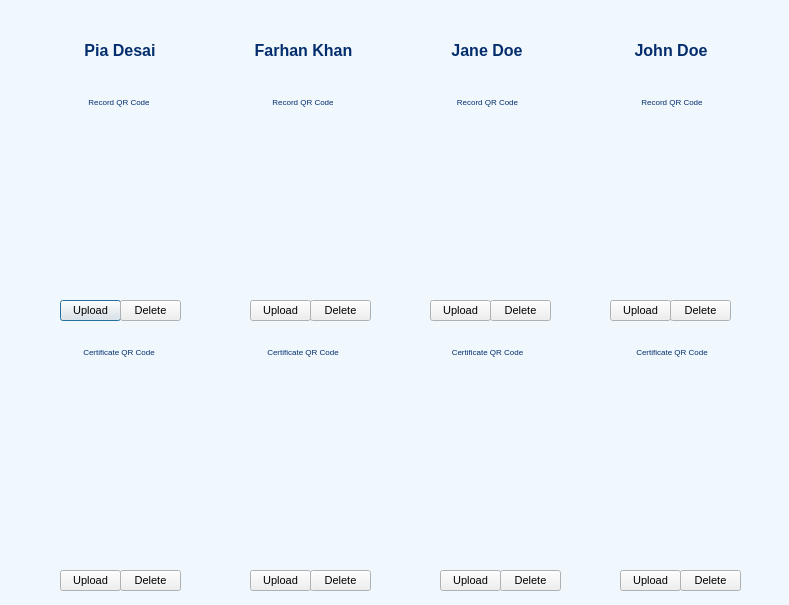
 <widget class="QDialog" name="ad_manage_qr">
  <property name="geometry">
   <rect>
    <x>0</x>
    <y>0</y>
    <width>789</width>
    <height>605</height>
   </rect>
  </property>
  <property name="palette">
   <palette>
    <active>
     <colorrole role="Base">
      <brush brushstyle="SolidPattern">
       <color alpha="255">
        <red>240</red>
        <green>248</green>
        <blue>253</blue>
       </color>
      </brush>
     </colorrole>
     <colorrole role="Window">
      <brush brushstyle="SolidPattern">
       <color alpha="255">
        <red>240</red>
        <green>248</green>
        <blue>253</blue>
       </color>
      </brush>
     </colorrole>
    </active>
    <inactive>
     <colorrole role="Base">
      <brush brushstyle="SolidPattern">
       <color alpha="255">
        <red>240</red>
        <green>248</green>
        <blue>253</blue>
       </color>
      </brush>
     </colorrole>
     <colorrole role="Window">
      <brush brushstyle="SolidPattern">
       <color alpha="255">
        <red>240</red>
        <green>248</green>
        <blue>253</blue>
       </color>
      </brush>
     </colorrole>
    </inactive>
    <disabled>
     <colorrole role="Base">
      <brush brushstyle="SolidPattern">
       <color alpha="255">
        <red>240</red>
        <green>248</green>
        <blue>253</blue>
       </color>
      </brush>
     </colorrole>
     <colorrole role="Window">
      <brush brushstyle="SolidPattern">
       <color alpha="255">
        <red>240</red>
        <green>248</green>
        <blue>253</blue>
       </color>
      </brush>
     </colorrole>
    </disabled>
   </palette>
  </property>
  <property name="windowTitle">
   <string>User QR Code Management</string>
  </property>
  <widget class="QLabel" name="label_PiaR">
   <property name="geometry">
    <rect>
     <x>50</x>
     <y>140</y>
     <width>151</width>
     <height>151</height>
    </rect>
   </property>
   <property name="text">
    <string/>
   </property>
   <property name="alignment">
    <set>Qt::AlignCenter</set>
   </property>
  </widget>
  <widget class="QWidget" name="layoutWidget">
   <property name="geometry">
    <rect>
     <x>30</x>
     <y>320</y>
     <width>731</width>
     <height>87</height>
    </rect>
   </property>
   <layout class="QHBoxLayout" name="horizontalLayout_3">
    <item>
     <widget class="QTextBrowser" name="textBrowser_9">
      <property name="font">
       <font>
        <weight>50</weight>
        <bold>false</bold>
       </font>
      </property>
      <property name="frameShape">
       <enum>QFrame::NoFrame</enum>
      </property>
      <property name="verticalScrollBarPolicy">
       <enum>Qt::ScrollBarAlwaysOff</enum>
      </property>
      <property name="horizontalScrollBarPolicy">
       <enum>Qt::ScrollBarAlwaysOff</enum>
      </property>
      <property name="html">
       <string>&lt;!DOCTYPE HTML PUBLIC &quot;-//W3C//DTD HTML 4.0//EN&quot; &quot;http://www.w3.org/TR/REC-html40/strict.dtd&quot;&gt;
&lt;html&gt;&lt;head&gt;&lt;meta name=&quot;qrichtext&quot; content=&quot;1&quot; /&gt;&lt;style type=&quot;text/css&quot;&gt;
p, li { white-space: pre-wrap; }
&lt;/style&gt;&lt;/head&gt;&lt;body style=&quot; font-family:'SimSun'; font-size:9pt; font-weight:400; font-style:normal;&quot;&gt;
&lt;p align=&quot;center&quot; style=&quot;-qt-paragraph-type:empty; margin-top:0px; margin-bottom:0px; margin-left:0px; margin-right:0px; -qt-block-indent:0; text-indent:0px; font-size:7.2pt;&quot;&gt;&lt;br /&gt;&lt;/p&gt;
&lt;p style=&quot; margin-top:0px; margin-bottom:0px; margin-left:0px; margin-right:0px; -qt-block-indent:0; text-indent:0px;&quot;&gt;&lt;span style=&quot; font-family:'.AppleSystemUIFont'; font-size:6pt; font-weight:600; color:#042d6d;&quot;&gt;   &lt;/span&gt;&lt;/p&gt;
&lt;p align=&quot;center&quot; style=&quot; margin-top:0px; margin-bottom:0px; margin-left:0px; margin-right:0px; -qt-block-indent:0; text-indent:0px;&quot;&gt;&lt;span style=&quot; font-family:'.AppleSystemUIFont'; font-size:6pt; color:#042d6d;&quot;&gt;Certificate QR Code&lt;/span&gt;&lt;/p&gt;&lt;/body&gt;&lt;/html&gt;</string>
      </property>
     </widget>
    </item>
    <item>
     <widget class="QTextBrowser" name="textBrowser_10">
      <property name="font">
       <font>
        <weight>50</weight>
        <bold>false</bold>
       </font>
      </property>
      <property name="frameShape">
       <enum>QFrame::NoFrame</enum>
      </property>
      <property name="verticalScrollBarPolicy">
       <enum>Qt::ScrollBarAlwaysOff</enum>
      </property>
      <property name="horizontalScrollBarPolicy">
       <enum>Qt::ScrollBarAlwaysOff</enum>
      </property>
      <property name="html">
       <string>&lt;!DOCTYPE HTML PUBLIC &quot;-//W3C//DTD HTML 4.0//EN&quot; &quot;http://www.w3.org/TR/REC-html40/strict.dtd&quot;&gt;
&lt;html&gt;&lt;head&gt;&lt;meta name=&quot;qrichtext&quot; content=&quot;1&quot; /&gt;&lt;style type=&quot;text/css&quot;&gt;
p, li { white-space: pre-wrap; }
&lt;/style&gt;&lt;/head&gt;&lt;body style=&quot; font-family:'SimSun'; font-size:9pt; font-weight:400; font-style:normal;&quot;&gt;
&lt;p align=&quot;center&quot; style=&quot;-qt-paragraph-type:empty; margin-top:0px; margin-bottom:0px; margin-left:0px; margin-right:0px; -qt-block-indent:0; text-indent:0px; font-size:7.2pt;&quot;&gt;&lt;br /&gt;&lt;/p&gt;
&lt;p style=&quot; margin-top:0px; margin-bottom:0px; margin-left:0px; margin-right:0px; -qt-block-indent:0; text-indent:0px;&quot;&gt;&lt;span style=&quot; font-family:'.AppleSystemUIFont'; font-size:6pt; font-weight:600; color:#042d6d;&quot;&gt;   &lt;/span&gt;&lt;/p&gt;
&lt;p align=&quot;center&quot; style=&quot; margin-top:0px; margin-bottom:0px; margin-left:0px; margin-right:0px; -qt-block-indent:0; text-indent:0px;&quot;&gt;&lt;span style=&quot; font-family:'.AppleSystemUIFont'; font-size:6pt; color:#042d6d;&quot;&gt;Certificate QR Code&lt;/span&gt;&lt;/p&gt;&lt;/body&gt;&lt;/html&gt;</string>
      </property>
     </widget>
    </item>
    <item>
     <widget class="QTextBrowser" name="textBrowser_11">
      <property name="font">
       <font>
        <weight>50</weight>
        <bold>false</bold>
       </font>
      </property>
      <property name="frameShape">
       <enum>QFrame::NoFrame</enum>
      </property>
      <property name="verticalScrollBarPolicy">
       <enum>Qt::ScrollBarAlwaysOff</enum>
      </property>
      <property name="horizontalScrollBarPolicy">
       <enum>Qt::ScrollBarAlwaysOff</enum>
      </property>
      <property name="html">
       <string>&lt;!DOCTYPE HTML PUBLIC &quot;-//W3C//DTD HTML 4.0//EN&quot; &quot;http://www.w3.org/TR/REC-html40/strict.dtd&quot;&gt;
&lt;html&gt;&lt;head&gt;&lt;meta name=&quot;qrichtext&quot; content=&quot;1&quot; /&gt;&lt;style type=&quot;text/css&quot;&gt;
p, li { white-space: pre-wrap; }
&lt;/style&gt;&lt;/head&gt;&lt;body style=&quot; font-family:'SimSun'; font-size:9pt; font-weight:400; font-style:normal;&quot;&gt;
&lt;p align=&quot;center&quot; style=&quot;-qt-paragraph-type:empty; margin-top:0px; margin-bottom:0px; margin-left:0px; margin-right:0px; -qt-block-indent:0; text-indent:0px; font-size:7.2pt;&quot;&gt;&lt;br /&gt;&lt;/p&gt;
&lt;p style=&quot; margin-top:0px; margin-bottom:0px; margin-left:0px; margin-right:0px; -qt-block-indent:0; text-indent:0px;&quot;&gt;&lt;span style=&quot; font-family:'.AppleSystemUIFont'; font-size:6pt; font-weight:600; color:#042d6d;&quot;&gt;   &lt;/span&gt;&lt;/p&gt;
&lt;p align=&quot;center&quot; style=&quot; margin-top:0px; margin-bottom:0px; margin-left:0px; margin-right:0px; -qt-block-indent:0; text-indent:0px;&quot;&gt;&lt;span style=&quot; font-family:'.AppleSystemUIFont'; font-size:6pt; color:#042d6d;&quot;&gt;Certificate QR Code&lt;/span&gt;&lt;/p&gt;&lt;/body&gt;&lt;/html&gt;</string>
      </property>
     </widget>
    </item>
    <item>
     <widget class="QTextBrowser" name="textBrowser_12">
      <property name="font">
       <font>
        <weight>50</weight>
        <bold>false</bold>
       </font>
      </property>
      <property name="frameShape">
       <enum>QFrame::NoFrame</enum>
      </property>
      <property name="verticalScrollBarPolicy">
       <enum>Qt::ScrollBarAlwaysOff</enum>
      </property>
      <property name="horizontalScrollBarPolicy">
       <enum>Qt::ScrollBarAlwaysOff</enum>
      </property>
      <property name="html">
       <string>&lt;!DOCTYPE HTML PUBLIC &quot;-//W3C//DTD HTML 4.0//EN&quot; &quot;http://www.w3.org/TR/REC-html40/strict.dtd&quot;&gt;
&lt;html&gt;&lt;head&gt;&lt;meta name=&quot;qrichtext&quot; content=&quot;1&quot; /&gt;&lt;style type=&quot;text/css&quot;&gt;
p, li { white-space: pre-wrap; }
&lt;/style&gt;&lt;/head&gt;&lt;body style=&quot; font-family:'SimSun'; font-size:9pt; font-weight:400; font-style:normal;&quot;&gt;
&lt;p align=&quot;center&quot; style=&quot;-qt-paragraph-type:empty; margin-top:0px; margin-bottom:0px; margin-left:0px; margin-right:0px; -qt-block-indent:0; text-indent:0px; font-size:7.2pt;&quot;&gt;&lt;br /&gt;&lt;/p&gt;
&lt;p style=&quot; margin-top:0px; margin-bottom:0px; margin-left:0px; margin-right:0px; -qt-block-indent:0; text-indent:0px;&quot;&gt;&lt;span style=&quot; font-family:'.AppleSystemUIFont'; font-size:6pt; font-weight:600; color:#042d6d;&quot;&gt;   &lt;/span&gt;&lt;/p&gt;
&lt;p align=&quot;center&quot; style=&quot; margin-top:0px; margin-bottom:0px; margin-left:0px; margin-right:0px; -qt-block-indent:0; text-indent:0px;&quot;&gt;&lt;span style=&quot; font-family:'.AppleSystemUIFont'; font-size:6pt; color:#042d6d;&quot;&gt;Certificate QR Code&lt;/span&gt;&lt;/p&gt;&lt;/body&gt;&lt;/html&gt;</string>
      </property>
     </widget>
    </item>
   </layout>
  </widget>
  <widget class="QLabel" name="label_FarhanR">
   <property name="geometry">
    <rect>
     <x>230</x>
     <y>140</y>
     <width>151</width>
     <height>151</height>
    </rect>
   </property>
   <property name="text">
    <string/>
   </property>
   <property name="alignment">
    <set>Qt::AlignCenter</set>
   </property>
  </widget>
  <widget class="QLabel" name="label_JaneR">
   <property name="geometry">
    <rect>
     <x>410</x>
     <y>140</y>
     <width>151</width>
     <height>151</height>
    </rect>
   </property>
   <property name="text">
    <string/>
   </property>
   <property name="alignment">
    <set>Qt::AlignCenter</set>
   </property>
  </widget>
  <widget class="QLabel" name="label_JohnR">
   <property name="geometry">
    <rect>
     <x>590</x>
     <y>140</y>
     <width>151</width>
     <height>151</height>
    </rect>
   </property>
   <property name="text">
    <string/>
   </property>
   <property name="alignment">
    <set>Qt::AlignCenter</set>
   </property>
  </widget>
  <widget class="QLabel" name="label_JaneC">
   <property name="geometry">
    <rect>
     <x>420</x>
     <y>410</y>
     <width>151</width>
     <height>151</height>
    </rect>
   </property>
   <property name="text">
    <string/>
   </property>
   <property name="alignment">
    <set>Qt::AlignCenter</set>
   </property>
  </widget>
  <widget class="QLabel" name="label_PiaC">
   <property name="geometry">
    <rect>
     <x>50</x>
     <y>410</y>
     <width>151</width>
     <height>151</height>
    </rect>
   </property>
   <property name="text">
    <string/>
   </property>
   <property name="alignment">
    <set>Qt::AlignCenter</set>
   </property>
  </widget>
  <widget class="QLabel" name="label_JohnC">
   <property name="geometry">
    <rect>
     <x>600</x>
     <y>410</y>
     <width>151</width>
     <height>151</height>
    </rect>
   </property>
   <property name="text">
    <string/>
   </property>
   <property name="alignment">
    <set>Qt::AlignCenter</set>
   </property>
  </widget>
  <widget class="QLabel" name="label_FarhanC">
   <property name="geometry">
    <rect>
     <x>230</x>
     <y>410</y>
     <width>151</width>
     <height>151</height>
    </rect>
   </property>
   <property name="text">
    <string/>
   </property>
   <property name="alignment">
    <set>Qt::AlignCenter</set>
   </property>
  </widget>
  <widget class="QPushButton" name="pushButton_PRU">
   <property name="geometry">
    <rect>
     <x>60</x>
     <y>300</y>
     <width>61</width>
     <height>21</height>
    </rect>
   </property>
   <property name="font">
    <font>
     <pointsize>8</pointsize>
    </font>
   </property>
   <property name="text">
    <string>Upload</string>
   </property>
   <property name="iconSize">
    <size>
     <width>20</width>
     <height>20</height>
    </size>
   </property>
  </widget>
  <widget class="QPushButton" name="pushButton_PRD">
   <property name="geometry">
    <rect>
     <x>120</x>
     <y>300</y>
     <width>61</width>
     <height>21</height>
    </rect>
   </property>
   <property name="font">
    <font>
     <pointsize>8</pointsize>
    </font>
   </property>
   <property name="text">
    <string>Delete</string>
   </property>
   <property name="iconSize">
    <size>
     <width>20</width>
     <height>20</height>
    </size>
   </property>
  </widget>
  <widget class="QPushButton" name="pushButton_FRU">
   <property name="geometry">
    <rect>
     <x>250</x>
     <y>300</y>
     <width>61</width>
     <height>21</height>
    </rect>
   </property>
   <property name="font">
    <font>
     <pointsize>8</pointsize>
    </font>
   </property>
   <property name="text">
    <string>Upload</string>
   </property>
   <property name="iconSize">
    <size>
     <width>20</width>
     <height>20</height>
    </size>
   </property>
  </widget>
  <widget class="QPushButton" name="pushButton_FRD">
   <property name="geometry">
    <rect>
     <x>310</x>
     <y>300</y>
     <width>61</width>
     <height>21</height>
    </rect>
   </property>
   <property name="font">
    <font>
     <pointsize>8</pointsize>
    </font>
   </property>
   <property name="text">
    <string>Delete</string>
   </property>
   <property name="iconSize">
    <size>
     <width>20</width>
     <height>20</height>
    </size>
   </property>
  </widget>
  <widget class="QPushButton" name="pushButton_JARU">
   <property name="geometry">
    <rect>
     <x>430</x>
     <y>300</y>
     <width>61</width>
     <height>21</height>
    </rect>
   </property>
   <property name="font">
    <font>
     <pointsize>8</pointsize>
    </font>
   </property>
   <property name="text">
    <string>Upload</string>
   </property>
   <property name="iconSize">
    <size>
     <width>20</width>
     <height>20</height>
    </size>
   </property>
  </widget>
  <widget class="QPushButton" name="pushButton_JARD">
   <property name="geometry">
    <rect>
     <x>490</x>
     <y>300</y>
     <width>61</width>
     <height>21</height>
    </rect>
   </property>
   <property name="font">
    <font>
     <pointsize>8</pointsize>
    </font>
   </property>
   <property name="text">
    <string>Delete</string>
   </property>
   <property name="iconSize">
    <size>
     <width>20</width>
     <height>20</height>
    </size>
   </property>
  </widget>
  <widget class="QPushButton" name="pushButton_JORU">
   <property name="geometry">
    <rect>
     <x>610</x>
     <y>300</y>
     <width>61</width>
     <height>21</height>
    </rect>
   </property>
   <property name="font">
    <font>
     <pointsize>8</pointsize>
    </font>
   </property>
   <property name="text">
    <string>Upload</string>
   </property>
   <property name="iconSize">
    <size>
     <width>20</width>
     <height>20</height>
    </size>
   </property>
  </widget>
  <widget class="QPushButton" name="pushButton_JORD">
   <property name="geometry">
    <rect>
     <x>670</x>
     <y>300</y>
     <width>61</width>
     <height>21</height>
    </rect>
   </property>
   <property name="font">
    <font>
     <pointsize>8</pointsize>
    </font>
   </property>
   <property name="text">
    <string>Delete</string>
   </property>
   <property name="iconSize">
    <size>
     <width>20</width>
     <height>20</height>
    </size>
   </property>
  </widget>
  <widget class="QPushButton" name="pushButton_PCU">
   <property name="geometry">
    <rect>
     <x>60</x>
     <y>570</y>
     <width>61</width>
     <height>21</height>
    </rect>
   </property>
   <property name="font">
    <font>
     <pointsize>8</pointsize>
    </font>
   </property>
   <property name="text">
    <string>Upload</string>
   </property>
   <property name="iconSize">
    <size>
     <width>20</width>
     <height>20</height>
    </size>
   </property>
  </widget>
  <widget class="QPushButton" name="pushButton_PCD">
   <property name="geometry">
    <rect>
     <x>120</x>
     <y>570</y>
     <width>61</width>
     <height>21</height>
    </rect>
   </property>
   <property name="font">
    <font>
     <pointsize>8</pointsize>
    </font>
   </property>
   <property name="text">
    <string>Delete</string>
   </property>
   <property name="iconSize">
    <size>
     <width>20</width>
     <height>20</height>
    </size>
   </property>
  </widget>
  <widget class="QPushButton" name="pushButton_FCU">
   <property name="geometry">
    <rect>
     <x>250</x>
     <y>570</y>
     <width>61</width>
     <height>21</height>
    </rect>
   </property>
   <property name="font">
    <font>
     <pointsize>8</pointsize>
    </font>
   </property>
   <property name="text">
    <string>Upload</string>
   </property>
   <property name="iconSize">
    <size>
     <width>20</width>
     <height>20</height>
    </size>
   </property>
  </widget>
  <widget class="QPushButton" name="pushButton_FCD">
   <property name="geometry">
    <rect>
     <x>310</x>
     <y>570</y>
     <width>61</width>
     <height>21</height>
    </rect>
   </property>
   <property name="font">
    <font>
     <pointsize>8</pointsize>
    </font>
   </property>
   <property name="text">
    <string>Delete</string>
   </property>
   <property name="iconSize">
    <size>
     <width>20</width>
     <height>20</height>
    </size>
   </property>
  </widget>
  <widget class="QPushButton" name="pushButton_JACU">
   <property name="geometry">
    <rect>
     <x>440</x>
     <y>570</y>
     <width>61</width>
     <height>21</height>
    </rect>
   </property>
   <property name="font">
    <font>
     <pointsize>8</pointsize>
    </font>
   </property>
   <property name="text">
    <string>Upload</string>
   </property>
   <property name="iconSize">
    <size>
     <width>20</width>
     <height>20</height>
    </size>
   </property>
  </widget>
  <widget class="QPushButton" name="pushButton_JACD">
   <property name="geometry">
    <rect>
     <x>500</x>
     <y>570</y>
     <width>61</width>
     <height>21</height>
    </rect>
   </property>
   <property name="font">
    <font>
     <pointsize>8</pointsize>
    </font>
   </property>
   <property name="text">
    <string>Delete</string>
   </property>
   <property name="iconSize">
    <size>
     <width>20</width>
     <height>20</height>
    </size>
   </property>
  </widget>
  <widget class="QPushButton" name="pushButton_JOCU">
   <property name="geometry">
    <rect>
     <x>620</x>
     <y>570</y>
     <width>61</width>
     <height>21</height>
    </rect>
   </property>
   <property name="font">
    <font>
     <pointsize>8</pointsize>
    </font>
   </property>
   <property name="text">
    <string>Upload</string>
   </property>
   <property name="iconSize">
    <size>
     <width>20</width>
     <height>20</height>
    </size>
   </property>
  </widget>
  <widget class="QPushButton" name="pushButton_JOCD">
   <property name="geometry">
    <rect>
     <x>680</x>
     <y>570</y>
     <width>61</width>
     <height>21</height>
    </rect>
   </property>
   <property name="font">
    <font>
     <pointsize>8</pointsize>
    </font>
   </property>
   <property name="text">
    <string>Delete</string>
   </property>
   <property name="iconSize">
    <size>
     <width>20</width>
     <height>20</height>
    </size>
   </property>
  </widget>
  <widget class="QWidget" name="">
   <property name="geometry">
    <rect>
     <x>30</x>
     <y>10</y>
     <width>731</width>
     <height>61</height>
    </rect>
   </property>
   <layout class="QHBoxLayout" name="horizontalLayout">
    <property name="spacing">
     <number>4</number>
    </property>
    <item>
     <widget class="QTextBrowser" name="textBrowser">
      <property name="font">
       <font>
        <weight>50</weight>
        <bold>false</bold>
       </font>
      </property>
      <property name="frameShape">
       <enum>QFrame::NoFrame</enum>
      </property>
      <property name="verticalScrollBarPolicy">
       <enum>Qt::ScrollBarAlwaysOff</enum>
      </property>
      <property name="horizontalScrollBarPolicy">
       <enum>Qt::ScrollBarAlwaysOff</enum>
      </property>
      <property name="html">
       <string>&lt;!DOCTYPE HTML PUBLIC &quot;-//W3C//DTD HTML 4.0//EN&quot; &quot;http://www.w3.org/TR/REC-html40/strict.dtd&quot;&gt;
&lt;html&gt;&lt;head&gt;&lt;meta name=&quot;qrichtext&quot; content=&quot;1&quot; /&gt;&lt;style type=&quot;text/css&quot;&gt;
p, li { white-space: pre-wrap; }
&lt;/style&gt;&lt;/head&gt;&lt;body style=&quot; font-family:'SimSun'; font-size:9pt; font-weight:400; font-style:normal;&quot;&gt;
&lt;p align=&quot;center&quot; style=&quot;-qt-paragraph-type:empty; margin-top:0px; margin-bottom:0px; margin-left:0px; margin-right:0px; -qt-block-indent:0; text-indent:0px; font-size:7.2pt;&quot;&gt;&lt;br /&gt;&lt;/p&gt;
&lt;p style=&quot; margin-top:0px; margin-bottom:0px; margin-left:0px; margin-right:0px; -qt-block-indent:0; text-indent:0px;&quot;&gt;&lt;span style=&quot; font-family:'.AppleSystemUIFont'; font-weight:600; color:#042d6d;&quot;&gt;   &lt;/span&gt;&lt;/p&gt;
&lt;p align=&quot;center&quot; style=&quot; margin-top:0px; margin-bottom:0px; margin-left:0px; margin-right:0px; -qt-block-indent:0; text-indent:0px;&quot;&gt;&lt;span style=&quot; font-family:'.AppleSystemUIFont'; font-size:12pt; font-weight:600; color:#042d6d;&quot;&gt;Pia Desai&lt;/span&gt;&lt;/p&gt;&lt;/body&gt;&lt;/html&gt;</string>
      </property>
     </widget>
    </item>
    <item>
     <widget class="QTextBrowser" name="textBrowser_2">
      <property name="font">
       <font>
        <weight>50</weight>
        <bold>false</bold>
       </font>
      </property>
      <property name="frameShape">
       <enum>QFrame::NoFrame</enum>
      </property>
      <property name="verticalScrollBarPolicy">
       <enum>Qt::ScrollBarAlwaysOff</enum>
      </property>
      <property name="horizontalScrollBarPolicy">
       <enum>Qt::ScrollBarAlwaysOff</enum>
      </property>
      <property name="html">
       <string>&lt;!DOCTYPE HTML PUBLIC &quot;-//W3C//DTD HTML 4.0//EN&quot; &quot;http://www.w3.org/TR/REC-html40/strict.dtd&quot;&gt;
&lt;html&gt;&lt;head&gt;&lt;meta name=&quot;qrichtext&quot; content=&quot;1&quot; /&gt;&lt;style type=&quot;text/css&quot;&gt;
p, li { white-space: pre-wrap; }
&lt;/style&gt;&lt;/head&gt;&lt;body style=&quot; font-family:'SimSun'; font-size:9pt; font-weight:400; font-style:normal;&quot;&gt;
&lt;p align=&quot;center&quot; style=&quot;-qt-paragraph-type:empty; margin-top:0px; margin-bottom:0px; margin-left:0px; margin-right:0px; -qt-block-indent:0; text-indent:0px; font-size:7.2pt;&quot;&gt;&lt;br /&gt;&lt;/p&gt;
&lt;p style=&quot; margin-top:0px; margin-bottom:0px; margin-left:0px; margin-right:0px; -qt-block-indent:0; text-indent:0px;&quot;&gt;&lt;span style=&quot; font-family:'.AppleSystemUIFont'; font-weight:600; color:#042d6d;&quot;&gt;   &lt;/span&gt;&lt;/p&gt;
&lt;p align=&quot;center&quot; style=&quot; margin-top:0px; margin-bottom:0px; margin-left:0px; margin-right:0px; -qt-block-indent:0; text-indent:0px;&quot;&gt;&lt;span style=&quot; font-family:'.AppleSystemUIFont'; font-size:12pt; font-weight:600; color:#042d6d;&quot;&gt;Farhan Khan&lt;/span&gt;&lt;/p&gt;&lt;/body&gt;&lt;/html&gt;</string>
      </property>
     </widget>
    </item>
    <item>
     <widget class="QTextBrowser" name="textBrowser_3">
      <property name="font">
       <font>
        <weight>50</weight>
        <bold>false</bold>
       </font>
      </property>
      <property name="frameShape">
       <enum>QFrame::NoFrame</enum>
      </property>
      <property name="verticalScrollBarPolicy">
       <enum>Qt::ScrollBarAlwaysOff</enum>
      </property>
      <property name="horizontalScrollBarPolicy">
       <enum>Qt::ScrollBarAlwaysOff</enum>
      </property>
      <property name="html">
       <string>&lt;!DOCTYPE HTML PUBLIC &quot;-//W3C//DTD HTML 4.0//EN&quot; &quot;http://www.w3.org/TR/REC-html40/strict.dtd&quot;&gt;
&lt;html&gt;&lt;head&gt;&lt;meta name=&quot;qrichtext&quot; content=&quot;1&quot; /&gt;&lt;style type=&quot;text/css&quot;&gt;
p, li { white-space: pre-wrap; }
&lt;/style&gt;&lt;/head&gt;&lt;body style=&quot; font-family:'SimSun'; font-size:9pt; font-weight:400; font-style:normal;&quot;&gt;
&lt;p align=&quot;center&quot; style=&quot;-qt-paragraph-type:empty; margin-top:0px; margin-bottom:0px; margin-left:0px; margin-right:0px; -qt-block-indent:0; text-indent:0px; font-size:7.2pt;&quot;&gt;&lt;br /&gt;&lt;/p&gt;
&lt;p style=&quot; margin-top:0px; margin-bottom:0px; margin-left:0px; margin-right:0px; -qt-block-indent:0; text-indent:0px;&quot;&gt;&lt;span style=&quot; font-family:'.AppleSystemUIFont'; font-weight:600; color:#042d6d;&quot;&gt;   &lt;/span&gt;&lt;/p&gt;
&lt;p align=&quot;center&quot; style=&quot; margin-top:0px; margin-bottom:0px; margin-left:0px; margin-right:0px; -qt-block-indent:0; text-indent:0px;&quot;&gt;&lt;span style=&quot; font-family:'.AppleSystemUIFont'; font-size:12pt; font-weight:600; color:#042d6d;&quot;&gt;Jane Doe&lt;/span&gt;&lt;/p&gt;&lt;/body&gt;&lt;/html&gt;</string>
      </property>
     </widget>
    </item>
    <item>
     <widget class="QTextBrowser" name="textBrowser_4">
      <property name="font">
       <font>
        <weight>50</weight>
        <bold>false</bold>
       </font>
      </property>
      <property name="frameShape">
       <enum>QFrame::NoFrame</enum>
      </property>
      <property name="verticalScrollBarPolicy">
       <enum>Qt::ScrollBarAlwaysOff</enum>
      </property>
      <property name="horizontalScrollBarPolicy">
       <enum>Qt::ScrollBarAlwaysOff</enum>
      </property>
      <property name="html">
       <string>&lt;!DOCTYPE HTML PUBLIC &quot;-//W3C//DTD HTML 4.0//EN&quot; &quot;http://www.w3.org/TR/REC-html40/strict.dtd&quot;&gt;
&lt;html&gt;&lt;head&gt;&lt;meta name=&quot;qrichtext&quot; content=&quot;1&quot; /&gt;&lt;style type=&quot;text/css&quot;&gt;
p, li { white-space: pre-wrap; }
&lt;/style&gt;&lt;/head&gt;&lt;body style=&quot; font-family:'SimSun'; font-size:9pt; font-weight:400; font-style:normal;&quot;&gt;
&lt;p align=&quot;center&quot; style=&quot;-qt-paragraph-type:empty; margin-top:0px; margin-bottom:0px; margin-left:0px; margin-right:0px; -qt-block-indent:0; text-indent:0px; font-size:7.2pt;&quot;&gt;&lt;br /&gt;&lt;/p&gt;
&lt;p style=&quot; margin-top:0px; margin-bottom:0px; margin-left:0px; margin-right:0px; -qt-block-indent:0; text-indent:0px;&quot;&gt;&lt;span style=&quot; font-family:'.AppleSystemUIFont'; font-weight:600; color:#042d6d;&quot;&gt;   &lt;/span&gt;&lt;/p&gt;
&lt;p align=&quot;center&quot; style=&quot; margin-top:0px; margin-bottom:0px; margin-left:0px; margin-right:0px; -qt-block-indent:0; text-indent:0px;&quot;&gt;&lt;span style=&quot; font-family:'.AppleSystemUIFont'; font-size:12pt; font-weight:600; color:#042d6d;&quot;&gt;John Doe&lt;/span&gt;&lt;/p&gt;&lt;/body&gt;&lt;/html&gt;</string>
      </property>
     </widget>
    </item>
   </layout>
  </widget>
  <widget class="QWidget" name="">
   <property name="geometry">
    <rect>
     <x>30</x>
     <y>70</y>
     <width>731</width>
     <height>71</height>
    </rect>
   </property>
   <layout class="QHBoxLayout" name="horizontalLayout_2">
    <item>
     <widget class="QTextBrowser" name="textBrowser_5">
      <property name="font">
       <font>
        <weight>50</weight>
        <bold>false</bold>
       </font>
      </property>
      <property name="frameShape">
       <enum>QFrame::NoFrame</enum>
      </property>
      <property name="verticalScrollBarPolicy">
       <enum>Qt::ScrollBarAlwaysOff</enum>
      </property>
      <property name="horizontalScrollBarPolicy">
       <enum>Qt::ScrollBarAlwaysOff</enum>
      </property>
      <property name="html">
       <string>&lt;!DOCTYPE HTML PUBLIC &quot;-//W3C//DTD HTML 4.0//EN&quot; &quot;http://www.w3.org/TR/REC-html40/strict.dtd&quot;&gt;
&lt;html&gt;&lt;head&gt;&lt;meta name=&quot;qrichtext&quot; content=&quot;1&quot; /&gt;&lt;style type=&quot;text/css&quot;&gt;
p, li { white-space: pre-wrap; }
&lt;/style&gt;&lt;/head&gt;&lt;body style=&quot; font-family:'SimSun'; font-size:9pt; font-weight:400; font-style:normal;&quot;&gt;
&lt;p align=&quot;center&quot; style=&quot;-qt-paragraph-type:empty; margin-top:0px; margin-bottom:0px; margin-left:0px; margin-right:0px; -qt-block-indent:0; text-indent:0px; font-size:7.2pt;&quot;&gt;&lt;br /&gt;&lt;/p&gt;
&lt;p style=&quot; margin-top:0px; margin-bottom:0px; margin-left:0px; margin-right:0px; -qt-block-indent:0; text-indent:0px;&quot;&gt;&lt;span style=&quot; font-family:'.AppleSystemUIFont'; font-size:6pt; font-weight:600; color:#042d6d;&quot;&gt;   &lt;/span&gt;&lt;/p&gt;
&lt;p align=&quot;center&quot; style=&quot; margin-top:0px; margin-bottom:0px; margin-left:0px; margin-right:0px; -qt-block-indent:0; text-indent:0px;&quot;&gt;&lt;span style=&quot; font-family:'.AppleSystemUIFont'; font-size:6pt; color:#042d6d;&quot;&gt;Record QR Code&lt;/span&gt;&lt;/p&gt;&lt;/body&gt;&lt;/html&gt;</string>
      </property>
     </widget>
    </item>
    <item>
     <widget class="QTextBrowser" name="textBrowser_6">
      <property name="font">
       <font>
        <weight>50</weight>
        <bold>false</bold>
       </font>
      </property>
      <property name="frameShape">
       <enum>QFrame::NoFrame</enum>
      </property>
      <property name="verticalScrollBarPolicy">
       <enum>Qt::ScrollBarAlwaysOff</enum>
      </property>
      <property name="horizontalScrollBarPolicy">
       <enum>Qt::ScrollBarAlwaysOff</enum>
      </property>
      <property name="html">
       <string>&lt;!DOCTYPE HTML PUBLIC &quot;-//W3C//DTD HTML 4.0//EN&quot; &quot;http://www.w3.org/TR/REC-html40/strict.dtd&quot;&gt;
&lt;html&gt;&lt;head&gt;&lt;meta name=&quot;qrichtext&quot; content=&quot;1&quot; /&gt;&lt;style type=&quot;text/css&quot;&gt;
p, li { white-space: pre-wrap; }
&lt;/style&gt;&lt;/head&gt;&lt;body style=&quot; font-family:'SimSun'; font-size:9pt; font-weight:400; font-style:normal;&quot;&gt;
&lt;p align=&quot;center&quot; style=&quot;-qt-paragraph-type:empty; margin-top:0px; margin-bottom:0px; margin-left:0px; margin-right:0px; -qt-block-indent:0; text-indent:0px; font-size:7.2pt;&quot;&gt;&lt;br /&gt;&lt;/p&gt;
&lt;p style=&quot; margin-top:0px; margin-bottom:0px; margin-left:0px; margin-right:0px; -qt-block-indent:0; text-indent:0px;&quot;&gt;&lt;span style=&quot; font-family:'.AppleSystemUIFont'; font-size:6pt; font-weight:600; color:#042d6d;&quot;&gt;   &lt;/span&gt;&lt;/p&gt;
&lt;p align=&quot;center&quot; style=&quot; margin-top:0px; margin-bottom:0px; margin-left:0px; margin-right:0px; -qt-block-indent:0; text-indent:0px;&quot;&gt;&lt;span style=&quot; font-family:'.AppleSystemUIFont'; font-size:6pt; color:#042d6d;&quot;&gt;Record QR Code&lt;/span&gt;&lt;/p&gt;&lt;/body&gt;&lt;/html&gt;</string>
      </property>
     </widget>
    </item>
    <item>
     <widget class="QTextBrowser" name="textBrowser_8">
      <property name="font">
       <font>
        <weight>50</weight>
        <bold>false</bold>
       </font>
      </property>
      <property name="frameShape">
       <enum>QFrame::NoFrame</enum>
      </property>
      <property name="verticalScrollBarPolicy">
       <enum>Qt::ScrollBarAlwaysOff</enum>
      </property>
      <property name="horizontalScrollBarPolicy">
       <enum>Qt::ScrollBarAlwaysOff</enum>
      </property>
      <property name="html">
       <string>&lt;!DOCTYPE HTML PUBLIC &quot;-//W3C//DTD HTML 4.0//EN&quot; &quot;http://www.w3.org/TR/REC-html40/strict.dtd&quot;&gt;
&lt;html&gt;&lt;head&gt;&lt;meta name=&quot;qrichtext&quot; content=&quot;1&quot; /&gt;&lt;style type=&quot;text/css&quot;&gt;
p, li { white-space: pre-wrap; }
&lt;/style&gt;&lt;/head&gt;&lt;body style=&quot; font-family:'SimSun'; font-size:9pt; font-weight:400; font-style:normal;&quot;&gt;
&lt;p align=&quot;center&quot; style=&quot;-qt-paragraph-type:empty; margin-top:0px; margin-bottom:0px; margin-left:0px; margin-right:0px; -qt-block-indent:0; text-indent:0px; font-size:7.2pt;&quot;&gt;&lt;br /&gt;&lt;/p&gt;
&lt;p style=&quot; margin-top:0px; margin-bottom:0px; margin-left:0px; margin-right:0px; -qt-block-indent:0; text-indent:0px;&quot;&gt;&lt;span style=&quot; font-family:'.AppleSystemUIFont'; font-size:6pt; font-weight:600; color:#042d6d;&quot;&gt;   &lt;/span&gt;&lt;/p&gt;
&lt;p align=&quot;center&quot; style=&quot; margin-top:0px; margin-bottom:0px; margin-left:0px; margin-right:0px; -qt-block-indent:0; text-indent:0px;&quot;&gt;&lt;span style=&quot; font-family:'.AppleSystemUIFont'; font-size:6pt; color:#042d6d;&quot;&gt;Record QR Code&lt;/span&gt;&lt;/p&gt;&lt;/body&gt;&lt;/html&gt;</string>
      </property>
     </widget>
    </item>
    <item>
     <widget class="QTextBrowser" name="textBrowser_7">
      <property name="font">
       <font>
        <weight>50</weight>
        <bold>false</bold>
       </font>
      </property>
      <property name="frameShape">
       <enum>QFrame::NoFrame</enum>
      </property>
      <property name="verticalScrollBarPolicy">
       <enum>Qt::ScrollBarAlwaysOff</enum>
      </property>
      <property name="horizontalScrollBarPolicy">
       <enum>Qt::ScrollBarAlwaysOff</enum>
      </property>
      <property name="html">
       <string>&lt;!DOCTYPE HTML PUBLIC &quot;-//W3C//DTD HTML 4.0//EN&quot; &quot;http://www.w3.org/TR/REC-html40/strict.dtd&quot;&gt;
&lt;html&gt;&lt;head&gt;&lt;meta name=&quot;qrichtext&quot; content=&quot;1&quot; /&gt;&lt;style type=&quot;text/css&quot;&gt;
p, li { white-space: pre-wrap; }
&lt;/style&gt;&lt;/head&gt;&lt;body style=&quot; font-family:'SimSun'; font-size:9pt; font-weight:400; font-style:normal;&quot;&gt;
&lt;p align=&quot;center&quot; style=&quot;-qt-paragraph-type:empty; margin-top:0px; margin-bottom:0px; margin-left:0px; margin-right:0px; -qt-block-indent:0; text-indent:0px; font-size:7.2pt;&quot;&gt;&lt;br /&gt;&lt;/p&gt;
&lt;p style=&quot; margin-top:0px; margin-bottom:0px; margin-left:0px; margin-right:0px; -qt-block-indent:0; text-indent:0px;&quot;&gt;&lt;span style=&quot; font-family:'.AppleSystemUIFont'; font-size:6pt; font-weight:600; color:#042d6d;&quot;&gt;   &lt;/span&gt;&lt;/p&gt;
&lt;p align=&quot;center&quot; style=&quot; margin-top:0px; margin-bottom:0px; margin-left:0px; margin-right:0px; -qt-block-indent:0; text-indent:0px;&quot;&gt;&lt;span style=&quot; font-family:'.AppleSystemUIFont'; font-size:6pt; color:#042d6d;&quot;&gt;Record QR Code&lt;/span&gt;&lt;/p&gt;&lt;/body&gt;&lt;/html&gt;</string>
      </property>
     </widget>
    </item>
   </layout>
  </widget>
 </widget>
